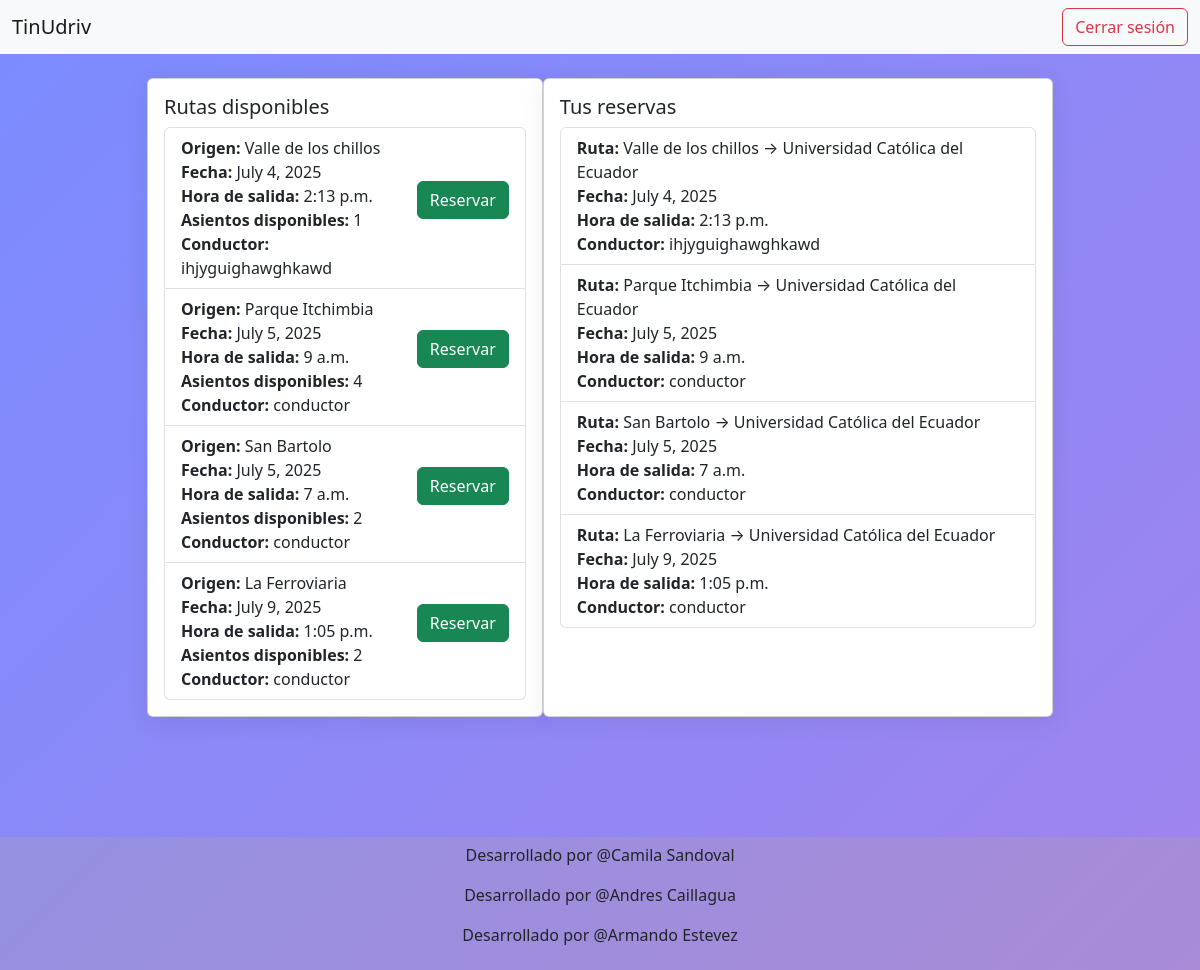
Screenshot of /panel/ (signed in) with the database file from the repository.
### core/models.py (models this page shows, shortened)
class Ruta(models.Model):
    conductor = models.ForeignKey(Usuario, on_delete=models.CASCADE, related_name='rutas')
    origen = models.CharField(max_length=200)
    hora_salida = models.TimeField()
    fecha = models.DateField()
    sitio_llegada = models.CharField(max_length=200, default='Universidad Católica del Ecuador')
    asientos_disponibles = models.PositiveIntegerField(default=4)

class Usuario(AbstractUser):
    nombre_completo = models.CharField(max_length=100)
    correo_institucional = models.EmailField(unique=True)
    telefono = models.CharField(max_length=20)
    facultad = models.CharField(max_length=100)
    TIPO_USUARIO_CHOICES = [
        ('conductor', 'Conductor'),
        ('pasajero', 'Pasajero'),
    ]
    tipo_usuario = models.CharField(max_length=10, choices=TIPO_USUARIO_CHOICES)
    USERNAME_FIELD = 'correo_institucional'
    REQUIRED_FIELDS = ['username', 'nombre_completo', 'telefono', 'facultad', 'tipo_usuario']

class Reserva(models.Model):
    ruta = models.ForeignKey(Ruta, on_delete=models.CASCADE, related_name='reservas')
    pasajero = models.ForeignKey(Usuario, on_delete=models.CASCADE, related_name='reservas')
    fecha_reserva = models.DateTimeField(auto_now_add=True)

### core/views.py (the view)
# urls.py: path('panel/', views.panel_view, name='panel'),
@login_required
def panel_view(request):
    if request.user.tipo_usuario == 'conductor':
        rutas = Ruta.objects.filter(conductor=request.user)
        return render(request, 'panel_conductor.html', {'rutas': rutas})
    else:
        rutas = Ruta.objects.filter(fecha__gte=timezone.now().date()).exclude(conductor=request.user)
        reservas = Reserva.objects.filter(pasajero=request.user)
        return render(request, 'panel_pasajero.html', {'rutas': rutas, 'reservas': reservas})

### core/templates/panel_pasajero.html (shortened to what this page needs)
{% extends "base.html" %}
{% load widget_tweaks %}
{% load static %}
{% block content %}
<div class="container">
    <div class="row justify-content-center">
        <div class="d-flex col-md-10">
            <div class="card mb-4">
                <div class="card-body">
                    <h5 class="card-title">Rutas disponibles</h5>
                    {% if rutas %}
                        <ul class="list-group">
                        {% for ruta in rutas %}
                            <li class="list-group-item d-flex justify-content-between align-items-center">
                                <div>
                                    <b>Origen:</b> {{ ruta.origen }}<br>
                                    <b>Fecha:</b> {{ ruta.fecha }}<br>
                                    <b>Hora de salida:</b> {{ ruta.hora_salida }}<br>
                                    <b>Asientos disponibles:</b> {{ ruta.asientos_disponibles }}<br>
                                    <b>Conductor:</b> {{ ruta.conductor.nombre_completo }}
                                </div>
                                {% if ruta.asientos_disponibles > 0 %}
                                    <form method="post" action="{% url 'reservar_ruta' ruta.id %}">
                                        <button type="submit" class="btn btn-success">Reservar</button>
                                    </form>
                                {% else %}
                                    <span class="badge bg-danger">Sin asientos</span>
                                {% endif %}
                            </li>
                        {% endfor %}
                        </ul>
                    {% else %}
                        <p>No hay rutas disponibles.</p>
                    {% endif %}
                </div>
            </div>
            <div class="card mb-4">
                <div class="card-body">
                    <h5 class="card-title">Tus reservas</h5>
                    {% if reservas %}
                        <ul class="list-group">
                        {% for reserva in reservas %}
                            <li class="list-group-item">
                                <b>Ruta:</b> {{ reserva.ruta.origen }} → {{ reserva.ruta.sitio_llegada }}<br>
                                <b>Fecha:</b> {{ reserva.ruta.fecha }}<br>
                                <b>Hora de salida:</b> {{ reserva.ruta.hora_salida }}<br>
                                <b>Conductor:</b> {{ reserva.ruta.conductor.nombre_completo }}
                            </li>
                        {% endfor %}
                        </ul>
                    {% else %}
                        <p>No tienes reservas aún.</p>
                    {% endif %}
                </div>
            </div>
        </div>
    </div>
</div>
</body>
{% endblock content %}

### core/static/styles.css (style rules this page uses)
body { background: linear-gradient(135deg, #7b8cff 0%, #a084ee 100%); min-height: 100vh; }
.card { border-radius: 20px; box-shadow: 0 4px 24px rgba(0, 0, 0, 0.08); }

### rows the page displays
Ruta: origen "Valle de los chillos", fecha "July 4, 2025", hora_salida "2:13 p.m.", asientos_disponibles "1", conductor.nombre_completo "ihjyguighawghkawd", shows "Reservar"
Ruta: origen "Parque Itchimbia", fecha "July 5, 2025", hora_salida "9 a.m.", asientos_disponibles "4", conductor.nombre_completo "conductor", shows "Reservar"
Ruta: origen "San Bartolo", fecha "July 5, 2025", hora_salida "7 a.m.", asientos_disponibles "2", conductor.nombre_completo "conductor", shows "Reservar"
Ruta: origen "La Ferroviaria", fecha "July 9, 2025", hora_salida "1:05 p.m.", asientos_disponibles "2", conductor.nombre_completo "conductor", shows "Reservar"
Reserva: ruta.origen "Valle de los chillos", ruta.sitio_llegada "Universidad Católica del Ecuador", ruta.fecha "July 4, 2025", ruta.hora_salida "2:13 p.m.", ruta.conductor.nombre_completo "ihjyguighawghkawd"
Reserva: ruta.origen "Parque Itchimbia", ruta.sitio_llegada "Universidad Católica del Ecuador", ruta.fecha "July 5, 2025", ruta.hora_salida "9 a.m.", ruta.conductor.nombre_completo "conductor"
Reserva: ruta.origen "San Bartolo", ruta.sitio_llegada "Universidad Católica del Ecuador", ruta.fecha "July 5, 2025", ruta.hora_salida "7 a.m.", ruta.conductor.nombre_completo "conductor"
Reserva: ruta.origen "La Ferroviaria", ruta.sitio_llegada "Universidad Católica del Ecuador", ruta.fecha "July 9, 2025", ruta.hora_salida "1:05 p.m.", ruta.conductor.nombre_completo "conductor"
